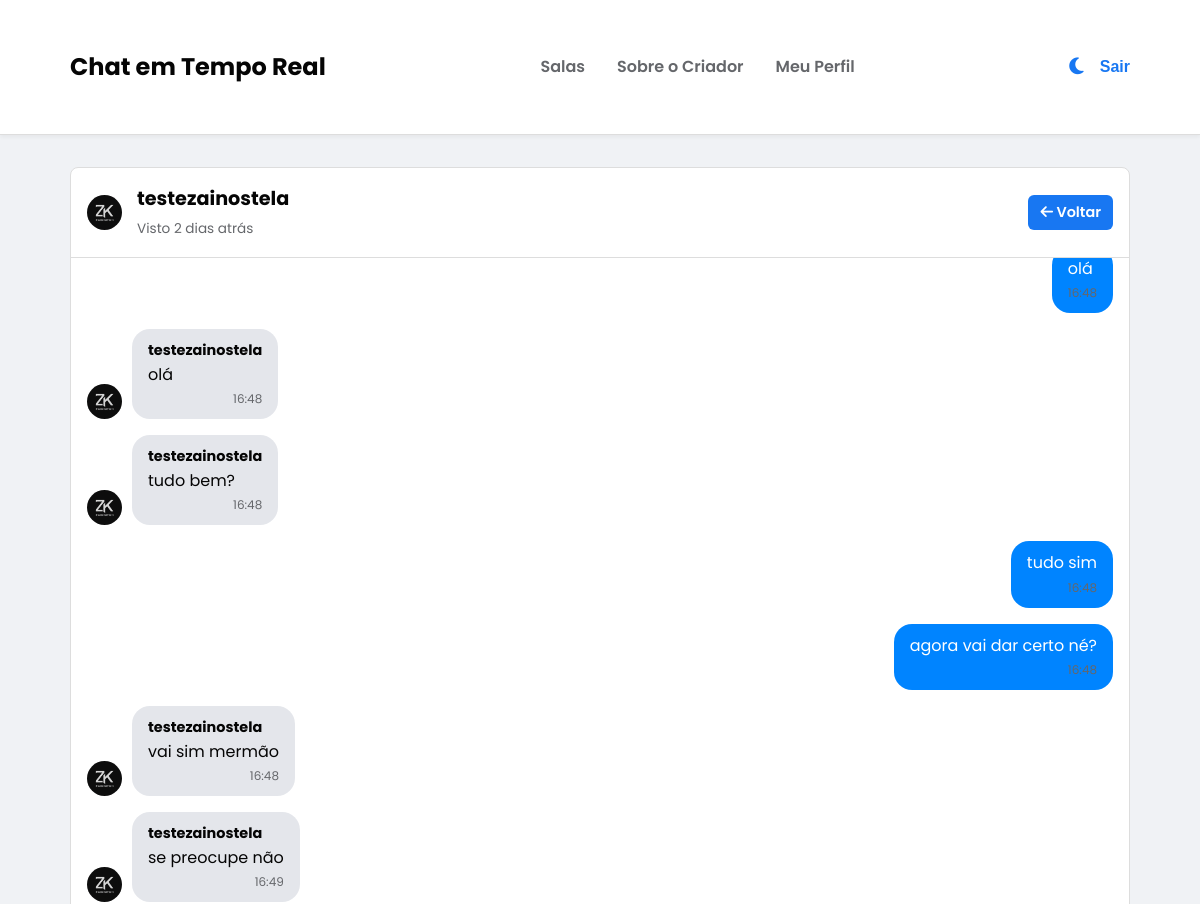
Page /chat/Zaiknown-testezainostela/ (signed in, upper part) on the earlier database version.
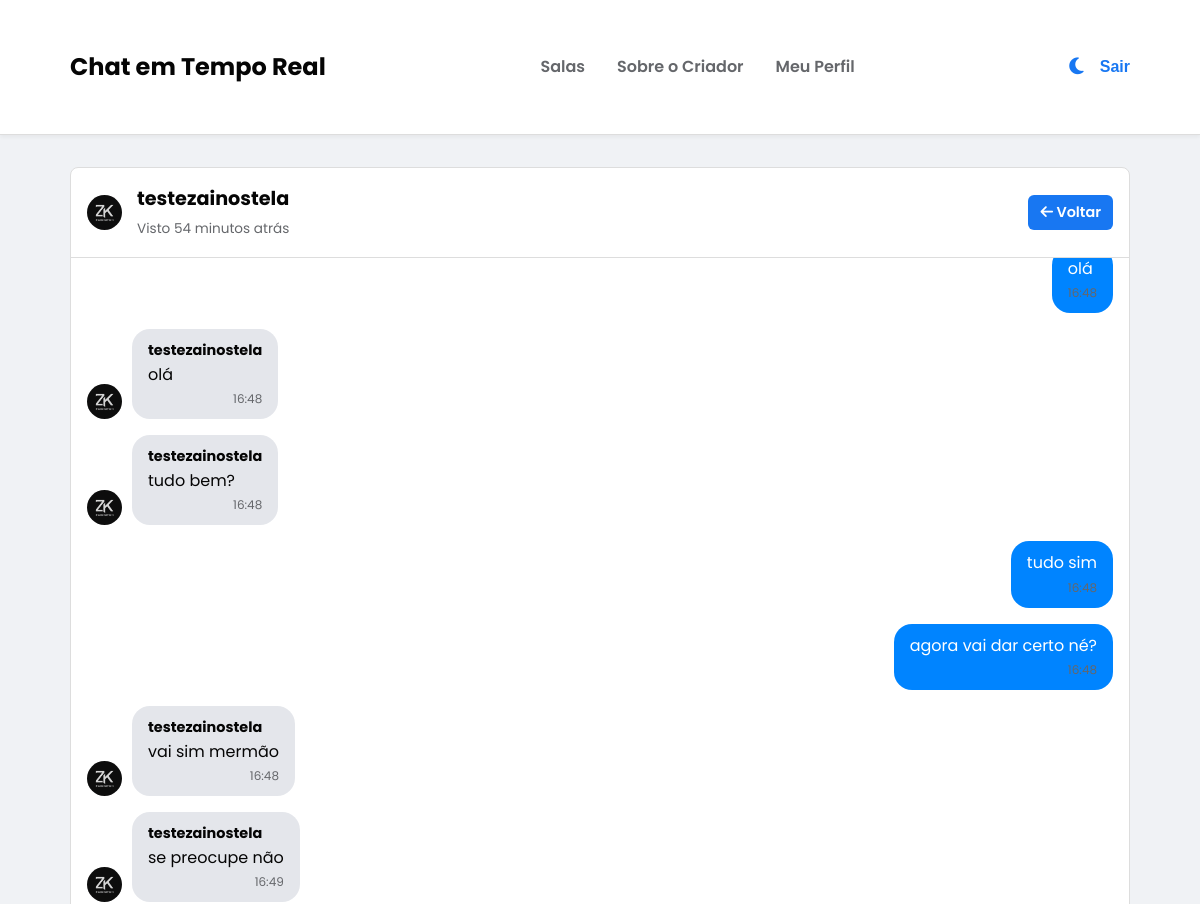
Same page on the later database version.
### chat/models.py (models this page shows, shortened)
class Profile(models.Model):
    user = models.OneToOneField(User, on_delete=models.CASCADE)
    avatar = models.ImageField(default='avatars/default.jpg', upload_to='avatars')
    last_seen = models.DateTimeField(default=timezone.now)

class ChatMessage(models.Model):
    author = models.ForeignKey(User, on_delete=models.CASCADE, related_name='chat_messages')
    room_name = models.CharField(max_length=255)
    content = models.TextField()
    timestamp = models.DateTimeField(auto_now_add=True)
    deleted_by = models.ManyToManyField(User, related_name='deleted_messages', blank=True)
    is_deleted_for_everyone = models.BooleanField(default=False)
    deleted_by_admin = models.ForeignKey(User, on_delete=models.SET_NULL, null=True, blank=True, related_name='admin_deleted_messages')

### chat/views.py (the view, shortened to what this page needs)
# urls.py: path('<str:room_name>/', views.chat_room_view, name='chat-room'),
@login_required
def chat_room_view(request, room_name):
    is_dm = '-' in room_name
    other_user_profile = None
    room = None
    if is_dm:
        participants = room_name.split('-')
        if request.user.username not in participants:
            messages.error(request, "Você não tem permissão para entrar nesta conversa.")
            return redirect('index')
        other_username = participants[0] if participants[1] == request.user.username else participants[1]
        try:
            other_user_profile = Profile.objects.select_related('user').get(user__username=other_username)
        except Profile.DoesNotExist:
            messages.error(request, "Usuário da conversa não encontrado.")
            return redirect('index')
    else:
        try:
            room = ChatRoom.objects.get(name=room_name)
        except ChatRoom.DoesNotExist:
            messages.error(request, "A sala que você tentou acessar não existe.")
            return redirect('index')
    chat_messages_qs = ChatMessage.objects.filter(room_name=room_name).select_related('author__profile').exclude(deleted_by=request.user).order_by('timestamp')[:50]
    messages_list = []
    for message in chat_messages_qs:
        messages_list.append({
            'id': message.id,
            'author_username': message.author.username,
            'content': message.content,
            'timestamp': message.timestamp.strftime('%H:%M'),
            'avatar_url': message.author.profile.avatar.url,
            'is_sent_by_user': message.author == request.user,
        })
    display_name = "Chat Privado" if is_dm else room_name
    context = {
        'room_name': room_name,
        'display_name': display_name,
        'chat_messages': messages_list,
        'is_dm': is_dm,
        'other_user_profile': other_user_profile,
        'room': room,
        'is_admin': room.creator == request.user or request.user in room.admins.all() if room else False
    }
    return render(request, 'chat_room.html', context)

### templates/chat_room.html (shortened to what this page needs)
{% extends 'base.html' %}
{% load static %}
{% block content %}
<div class="chat-page-container {% if is_dm %}dm-container{% endif %}">
    <div class="chat-container">
        <div class="chat-header">
            {% if is_dm and other_user_profile %}
                <div class="dm-header-info">
                    <img src="{{ other_user_profile.avatar.url }}" class="chat-avatar">
                    <div>
                        <h2 class="dm-username">{{ other_user_profile.user.username }}</h2>
                        <small id="user-last-seen" class="user-status">{{ other_user_profile.is_online|yesno:"Online,Visto " }}{% if not other_user_profile.is_online %}{{ other_user_profile.last_seen|timesince }} atrás{% endif %}</small>
                    </div>
                </div>
            {% else %}
                <h2><span style="color: var(--accent);">{{ display_name }}</span></h2>
            {% endif %}
            <a href="{% url 'index' %}" class="btn" style="padding: 6px 12px; font-size: 0.9rem;">
                <i class="fas fa-arrow-left"></i> Voltar
            </a>
        </div>
        <div class="chat-log" id="chat-log">
            {% for message in chat_messages %}
                <div class="chat-message {% if message.is_sent_by_user %}sent{% else %}received{% endif %}" data-message-id="{{ message.id }}">
                    {% if not message.is_sent_by_user %}
                        <img class="chat-avatar" src="{{ message.avatar_url }}" alt="{{ message.author_username }}">
                    {% endif %}
                    <div class="message-bubble">
                        {% if not message.is_sent_by_user %}
                            <div class="message-author">{{ message.author_username }}</div>
                        {% endif %}
                        <div class="message-content">{{ message.content }}</div>
                        <div class="message-timestamp">{{ message.timestamp }}</div>
                    </div>
                </div>
            {% endfor %}
        </div>
    </div>
</div>
{% endblock %}

### templates/base.html (shortened to what this page needs)
{% load static %}
<!DOCTYPE html>
<html lang="pt-br">
<head>
    <link rel="stylesheet" href="{% static 'css/main.css' %}">
    <link rel="stylesheet" href="https://cdnjs.cloudflare.com/ajax/libs/font-awesome/6.5.2/css/all.min.css">
</head>
<body>
<nav class="navbar">
    <div class="container">
        <a class="navbar-brand" href="{% url 'index' %}">Chat em Tempo Real</a>
        <ul class="navbar-nav main-nav">
            <li class="nav-item"><a href="{% url 'index' %}" class="nav-link">Salas</a></li>
            <li class="nav-item"><a href="{% url 'credits' %}" class="nav-link">Sobre o Criador</a></li>
            {% if user.is_authenticated %}
                <li class="nav-item"><a href="{% url 'profile' %}" class="nav-link">Meu Perfil</a></li>
            {% endif %}
        </ul>
        <div class="user-info">
            <button id="theme-toggle" class="btn-link" title="Mudar tema" style="font-size: 1.2rem;">
                <i class="fas fa-moon"></i>
            </button>
            {% if user.is_authenticated %}
                <form action="{% url 'logout' %}" method="POST" style="display: inline;">
                    <button type="submit" class="btn-link">Sair</button>
                </form>
            {% else %}
                <a href="{% url 'register' %}" class="btn-link">Cadastre-se</a>
                <a href="{% url 'login' %}" class="btn">Entrar</a>
            {% endif %}
        </div>
    </div>
</nav>
    <main class="container">
        {% block content %}{% endblock %}
    </main>
</body>
</html>

### static/css/main.css (style rules this page uses)
:root { --bg-main: #f0f2f5; --bg-card: #ffffff; --primary-accent: #1877f2; --text-main: #050505; --text-secondary: #65676b; --border-color: #ddd; --sent-bubble-bg: #0084ff; --sent-bubble-text: white; --received-bubble-bg: #e4e6eb; }
* { margin: 0; padding: 0; box-sizing: border-box; }
html { height: 100%; }
body { font-family: 'Poppins', sans-serif; background-color: var(--bg-main); color: var(--text-main); line-height: 1.6; display: grid; grid-template-rows: auto 1fr auto; min-height: 100vh; transition: background-color 0.3s ease, color 0.3s ease; }
.container { max-width: 1100px; width: 100%; margin: 2rem auto; padding: 0 20px; }
.navbar { background-color: var(--bg-card); padding: 1rem 0; border-bottom: 1px solid var(--border-color); box-shadow: 0 2px 4px rgba(0,0,0,0.05); grid-row: 1 / 2; }
.navbar .container { display: flex; justify-content: space-between; align-items: center; }
.navbar-brand { color: var(--text-main); text-decoration: none; font-size: 1.5rem; font-weight: 700; }
.user-info { display: flex; align-items: center; gap: 1rem; }
.btn { background-color: var(--primary-accent); color: white; padding: 8px 15px; border-radius: 6px; text-decoration: none; border: none; cursor: pointer; font-weight: 600; transition: background-color 0.3s ease; }
.btn-link { background: none; border: none; color: var(--primary-accent); cursor: pointer; text-decoration: none; font-size: 1em; font-weight: 600; }
main.container { grid-row: 2 / 3; }
.chat-page-container { display: flex; gap: 1.5rem; }
.user-status { color: var(--text-secondary); font-size: 0.75rem; margin-left: auto; }
.chat-container { flex: 3; display: flex; flex-direction: column; height: 75vh; background-color: var(--bg-card); border-radius: 8px; border: 1px solid var(--border-color); }
.chat-log { flex-grow: 1; padding: 1rem; overflow-y: auto; display: flex; flex-direction: column; }
.chat-message { display: flex; align-items: flex-end; margin-bottom: 1rem; gap: 10px; max-width: 75%; }
.chat-avatar { width: 35px; height: 35px; border-radius: 50%; object-fit: cover; }
.message-bubble { padding: 0.7rem 1rem; border-radius: 18px; line-height: 1.4; }
.message-author { font-weight: bold; font-size: 0.9rem; color: var(--text-main); margin-bottom: 0.2rem; }
.message-content { word-wrap: break-word; }
.message-timestamp { font-size: 0.75rem; color: var(--text-secondary); text-align: right; margin-top: 5px; display: block; }
.chat-message.received { align-self: flex-start; }
.chat-message.received .message-bubble { background-color: var(--received-bubble-bg); color: var(--text-main); }
.chat-message.sent { align-self: flex-end; flex-direction: row-reverse; }
.chat-message.sent .message-bubble { background-color: var(--sent-bubble-bg); color: var(--sent-bubble-text); }
.main-nav { list-style: none; display: flex; gap: 2rem; margin: 0; padding: 0; }
.nav-link { color: var(--text-secondary); text-decoration: none; font-weight: 600; transition: color 0.3s ease; }
.chat-header { padding: 1rem; border-bottom: 1px solid var(--border-color); display: flex; justify-content: space-between; align-items: center; }
.dm-container .chat-container { flex: 1; }
.dm-header-info { display: flex; align-items: center; gap: 15px; }
.dm-username { margin: 0; font-size: 1.2rem; }
.chat-header .user-status { font-size: 0.85rem; color: var(--text-secondary); }

Differences in the rows shown:
changed Profile "testezainostela": last_seen "2 dias" → "54 minutos"
